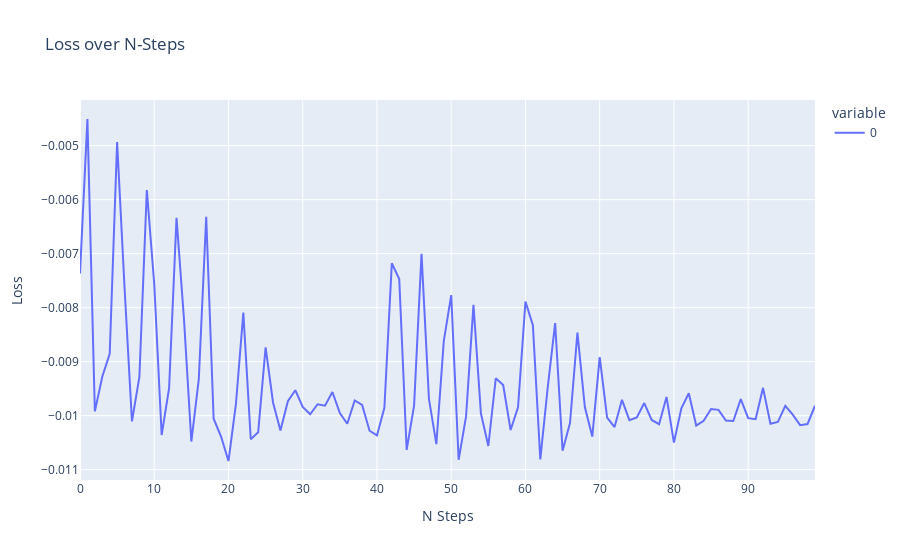

The notebook cell saved with this chart:
### Code cell
actor = Actor(3,1)
critic = Critic(3,1)

agent = DDPGAgent(actor,max_steps=10000)

pipe = GymTransformBlock(agent=agent,n=1000,bs=10)(['Pendulum-v1'])
pipe = StepBatcher(pipe)

pipe = ActorLossProcessor(pipe,critic,actor)

pipe_loss = LossCollector(pipe,main_buffers=[[]])
pipe = BasicOptStepper(pipe_loss,actor,1e-3)
list(pipe)
pipe_loss.show()

### Figure 1 — Plotly figure (JSON) as saved in the notebook; plotly's stock layout.template omitted (floating-point values rounded to 4 significant figures)
{"data": [{"hovertemplate": "variable=0<br>N Steps=%{x}<br>Loss=%{y}<extra></extra>", "legendgroup": "0", "line": {"color": "#636efa", "dash": "solid"}, "marker": {"symbol": "circle"}, "mode": "lines", "name": "0", "orientation": "v", "showlegend": true, "type": "scatter", "x": [0, 1, 2, 3, 4, 5, 6, 7, 8, 9, 10, 11, 12, 13, 14, 15, 16, 17, 18, 19, 20, 21, 22, 23, 24, 25, 26, 27, 28, 29, 30, 31, 32, 33, 34, 35, 36, 37, 38, 39, 40, 41, 42, 43, 44, 45, 46, 47, 48, 49, 50, 51, 52, 53, 54, 55, 56, 57, 58, 59, 60, 61, 62, 63, 64, 65, 66, 67, 68, 69, 70, 71, 72, 73, 74, 75, 76, 77, 78, 79, 80, 81, 82, 83, 84, 85, 86, 87, 88, 89, 90, 91, 92, 93, 94, 95, 96, 97, 98, 99], "xaxis": "x", "y": [-0.007369, -0.004506, -0.009921, -0.00928, -0.008855, -0.004935, -0.007631, -0.01011, -0.009283, -0.005823, -0.00756, -0.01036, -0.009491, -0.006337, -0.008199, -0.01048, -0.009325, -0.006318, -0.01006, -0.01039, -0.01084, -0.009789, -0.008091, -0.01044, -0.01031, -0.008733, -0.009755, -0.01027, -0.009733, -0.009529, -0.009839, -0.009975, -0.009789, -0.009814, -0.009562, -0.009954, -0.01015, -0.009719, -0.009802, -0.01028, -0.01037, -0.009853, -0.007179, -0.00747, -0.01064, -0.009814, -0.007003, -0.009689, -0.01053, -0.00862, -0.007766, -0.01082, -0.01001, -0.007948, -0.009958, -0.01056, -0.009309, -0.009432, -0.01027, -0.009845, -0.007889, -0.008326, -0.01081, -0.009478, -0.008287, -0.01065, -0.01014, -0.008463, -0.009841, -0.01039, -0.008917, -0.01004, -0.01021, -0.009707, -0.01008, -0.01003, -0.009767, -0.01008, -0.01016, -0.009653, -0.0105, -0.009864, -0.009585, -0.01018, -0.01009, -0.009878, -0.009892, -0.01009, -0.0101, -0.009692, -0.01005, -0.01007, -0.009485, -0.01015, -0.01012, -0.009817, -0.00998, -0.01018, -0.01015, -0.009817], "yaxis": "y"}], "layout": {"legend": {"title": {"text": "variable"}, "tracegroupgap": 0}, "title": {"text": "Loss over N-Steps"}, "xaxis": {"anchor": "y", "domain": [0, 1], "title": {"text": "N Steps"}}, "yaxis": {"anchor": "x", "domain": [0, 1], "title": {"text": "Loss"}}}}
